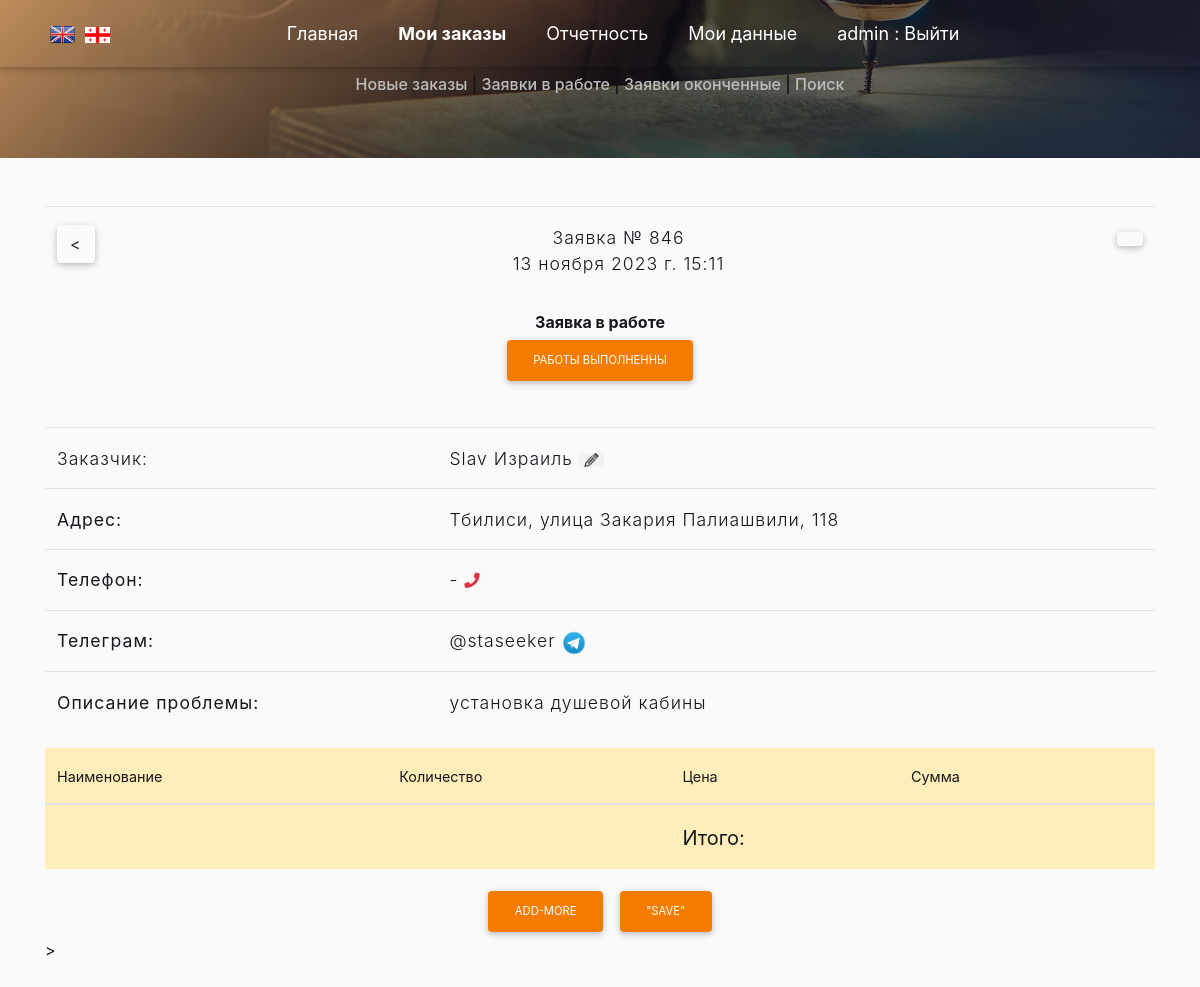
The page /list_order/846 (signed in) on the database as committed earlier.
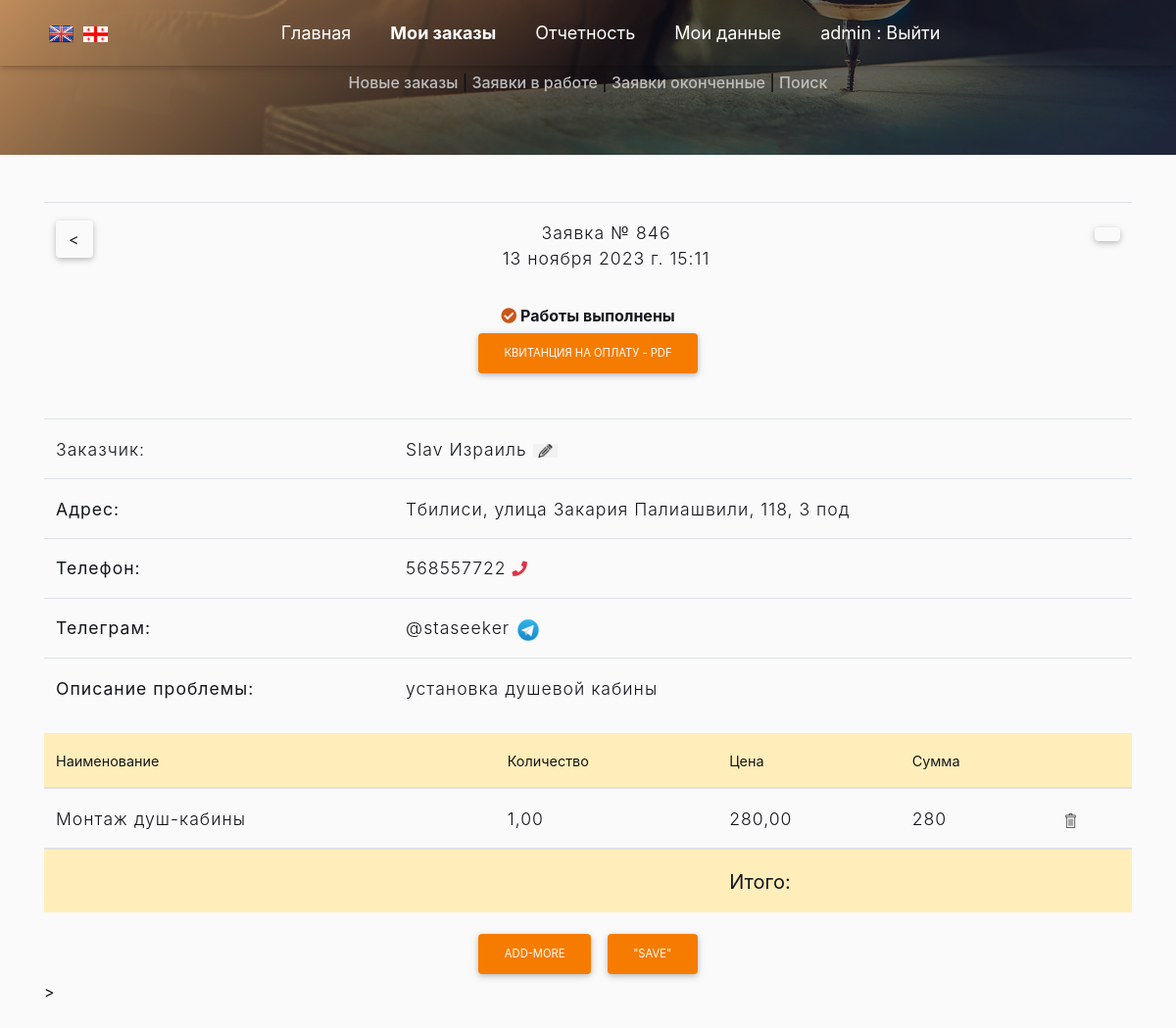
The same page on the database as committed later.
### app_site/models.py (models this page shows)
class OrderList(models.Model):
    time_in = models.DateTimeField(auto_now_add=True, verbose_name='Дата заказа')
    time_out = models.DateTimeField(null=True, blank=True, verbose_name='Дата выполнения')
    repairer_id = models.ForeignKey(User, on_delete=models.SET_NULL, null=True, blank=True,
                                    verbose_name='Мастер', default='', )
    price = models.DecimalField(decimal_places=2, max_digits=7, null=True, blank=True, verbose_name='Стоимость работ')
    text_order = models.CharField(max_length=1500, verbose_name='Описание проблемы', blank=True, null=True)
    customer_name = models.CharField(max_length=50, verbose_name='Ваше имя')
    customer_phone = models.CharField(max_length=16, verbose_name='Телефон')
    customer_telegram = models.CharField(max_length=26, verbose_name='Telegram', blank=True, null=True)
    customer_code = models.CharField(max_length=16, verbose_name='Код организации', blank=True, null=True)
    address_city = models.CharField(max_length=2, choices=CITY_CHOICES, default='TB', null=True, blank=True,
                                    verbose_name='Город')
    order_status = models.CharField(max_length=3, choices=ORDER_STATUS, default='BEG', null=True, blank=True,
                                    verbose_name='Статус заказа')
    address_street_app = models.CharField(max_length=150, verbose_name='Улица', null=True, blank=True)
    address_num = models.CharField(max_length=10, verbose_name='Номер дома', null=True, blank=True)
    services = models.ManyToManyField('Service', through='Invoice')
    class Meta:
        verbose_name = 'Список заказов'
        verbose_name_plural = 'Список заказов'

class Invoice(models.Model):
    service_id = models.ForeignKey('Service', on_delete=models.CASCADE, null=True, blank=True, )
    order_id = models.ForeignKey('OrderList', on_delete=models.CASCADE, null=True, blank=True, )
    quantity_type = models.CharField(choices=QUANTITY_CHOICES, max_length=3, null=True, blank=True,
                                     verbose_name='Измерение')
    quantity = models.DecimalField(decimal_places=2, max_digits=7, null=True, blank=True, verbose_name='Количество')
    price = models.DecimalField(decimal_places=2, max_digits=7, null=True, blank=True, verbose_name='Цена')
    class Meta:
        verbose_name = 'Список работ заказа'
        verbose_name_plural = 'Список работ заказа'

class Service(models.Model):
    name = models.\
        CharField(null=True, blank=True, max_length=500, verbose_name='Услуга')
    type = models.CharField(choices=WORK_CHOICES, null=True, blank=True, max_length=3, verbose_name='Вид работ')
    class Meta:
        ordering = ['type', 'name']
        verbose_name = 'Виды работ'
        verbose_name_plural = 'Виды работ'
    def __str__(self):
        return f"{self.name}"

### app_site/views.py (the view, shortened to what this page needs)
# urls.py: path('list_order/<int:pk>', InvoiceCreate.as_view(), name='invoice'),
class InvoiceCreate(LoginRequiredMixin, DetailView):
    model = OrderList
    context_object_name = 'info'
    template_name = 'invoice.html'
    def get_context_data(self, **kwargs):
        context = super().get_context_data()
        context['invoice'] = Invoice.objects\
                                    .filter(order_id=self.object.pk)\
                                    .select_related('service_id')\
                                    .defer('service_id__type')\
                                    .annotate(amount=F('price') * F('quantity'))
        InvoiceFormSet = modelformset_factory(Invoice, form=InvoiceForm, extra=0)
        formset = InvoiceFormSet(queryset=Invoice.objects.none())
        context['form'] = formset
        context['type_work'] = WORK_CHOICES
        context['next'] = OrderList.objects.filter(pk__gt=self.object.pk, repairer_id=self.request.user).values('pk').first()
        context['prev'] = OrderList.objects.filter(pk__lt=self.object.pk, repairer_id=self.request.user).order_by('-pk').values('pk').first()
        return context
    def get_queryset(self):
        return OrderList.objects.filter(repairer_id=self.request.user)

### app_site/templatetags/custom_filters.py (called while the page is built)
@register.filter()
def choice_tag(value, A):
    try:
        if A == 'city':
            a = dict(CITY_CHOICES)
        elif A == 'status_order':
            a = dict(ORDER_STATUS)
        elif A == 'month':
            a = dict(MONTH)
        elif A == 'work_type':
            a = dict(WORK_CHOICES)
        return f'{a[value]}'
    except KeyError:
        return f''

### templates/invoice.html (shortened to what this page needs)
{% extends 'flatpages/default_user.html' %}
{% load custom_filters %}
{% load custom_tags %}
{% block body %}
<table class="table">
    <tr><td align="left">
{% if prev.pk %}
    <a href="{% url 'invoice' prev.pk %}" class="btn"><</a>
{% else %}
    <a href="#" class="btn btn-gray"></a>
{% endif %}
    </td>
    <td align="center" class="h6-responsive">
Заявка № {{ info.id }}<br>{{ info.time_in }}
    </td>
    <td align="right">
{% if next.pk %}
    <a href="{% url 'invoice' next.pk %}" class="btn">></a>
{% else %}
    <a href="#" class="btn btn-gray"></a>
{% endif %}
</td></tr>
</table>
{% if info.order_status == 'RCV' %}
<p align="center"><b id="stepstatuswork">Заявка в работе</b><br>
    <a href="../changestatus?order_pk={{ info.pk}}&work_status=END" id="workstatus" class="btn btn-md btn-orange">Работы выполненны</a><br>
</p>
{% endif %}
{% if info.order_status == 'END' %}
<p align="center"><b id="stepstatuswork"><i class="fas fa-check-circle about-text"></i> Работы выполнены</b><br>
    <a href="pdf/{{ info.id }}" class="btn btn-md btn-orange">Квитанция на оплату - PDF</a>
</p>
{% endif %}
<br>
    <table class="table" ><tr>
        <td>Заказчик:</td><td> {{ info.customer_name }}  <a href="../list_order/update/{{ info.pk}}"><img src="/media/images/change.png" width="25" ></a></td>
    </tr>
        <tr>
        <td><b>Адрес: </b></td><td>{{ info.address_city|choice_tag:'city' }}, {{ info.address_street_app }}, {{ info.address_num }}</td>
    </tr>
    <tr>
         <td><b>Телефон:</b></td><td>{{ info.customer_phone }}
        <a href="tel:{{ info.customer_phone }}" title="Телефон" class="fas fa-phone text-danger fa-sm mr-1">
                        </a></td>
    </tr>
    <tr>
         <td><b>Телеграм:</b></td><td>@{{ info.customer_telegram }}
    <a href="https://t.me/{{ info.customer_telegram|cut:'@' }}" title="Телеграм">
                        <img src="/static/images/telegram.gif" width="25"></a>
        </td>
    </tr>
    <tr>
         <td><b>Описание проблемы:</b></td><td> {{ info.text_order }}</td>
    </tr>
    </table>
{% if info.order_status == 'SND' %}
<table id="table_invoice" class="hidden">
{% else %}
<table id="table_invoice" class="table" >
{% endif %}
<thead>
 <tr  class="table-warning">
            <th>Наименование </th>
            <th>Количество </th>
            <th>Цена</th>
            <th >Сумма</th>
            <th > </th>
    </tr>
</thead>
<tbody>
{% for g in invoice %}
    <tr class="form_text">
            <td name="service_id">{{ g.service_id }} </td>
            <td name="quantity">{{ g.quantity }} </td>
            <td name="price">{{ g.price }}</td>
            <td name="amount">{{ g.amount }}</td>
            <td name="delete"><a href="{% url 'delete-item-of-order' g.pk %}" class="link-delete" ><img src="/media/images/delete.png" width="15"></a></td>
    </tr>
{% endfor %}
<tbody>
    <tr class="table-warning" id="total_">
<th></th><th class="h5-responsive" ></th>
            <th class="h5-responsive "  >Итого: </th>
            <th class="h5-responsive" id="total" > </th><th></th>
            </tr>
</table>
{% if info.order_status == 'SND' %}
<form action="" method="post" id="id_form" class="hidden">
{% else %}
<form action="" method="post" id="id_form" >
{% endif %}
    <div align="center">
        <button id="add-more" type="button" class="btn btn-md btn-orange">add-more</button>
        <button type="submit" class="btn btn-md btn-orange"> "Save" </button><br>
    </div>>
</form>
        {% endblock body %}

### templates/flatpages/default_user.html (shortened to what this page needs)
{% load static %}
<!doctype html>
<html lang="en">
  <head>
    <link rel="stylesheet" href="{% static 'css/mdb.min.css' %}">
    <link rel="stylesheet" href="{% static 'css/bootstrap.min.css' %}">
    <link rel="stylesheet" href="{% static 'css/fonts.css' %}">
    <link rel="stylesheet" href="{% static 'css/owl.carousel.min.css' %}">
    <link rel="stylesheet" href="{% static 'css/custom.css' %}">
  </head>
  <body>
{% url 'list_order' as the_url1 %}
{% url 'stat' as the_url2 %}
{% url 'user' request.user.id as the_url3 %}
{% url 'search-order' as the_url4 %}
    <nav id="navigation-menu" class="navbar fixed-top navbar-expand-lg navbar-dark scrolling-navbar">
        <div class="container">
		<a href='index-en.html'><img src="{% static 'images/flag_en.png' %}" class="flag"></a>
            <a href='index-ge.html'><img src="{% static 'images/flag_ge.png' %}" class="flag"></a>
            <div class="collapse navbar-collapse" id="navbarSupportedContent">
                <ul class="navbar-nav m-auto">
                    <li class="nav-item mr-4 active">
                        <a class="nav-link" href="{% url 'home' %}">Главная <span class="sr-only">(current)</span></a>
                    </li>
                    <li class="nav-item mr-4">
                        {% if the_url1 in request.get_full_path  %}
                        <a class="nav-link" href="{{ the_url1 }}"><b>Мои заказы</b></a>
                        {% else %}
                        <a class="nav-link" href="{{ the_url1 }}">Мои заказы</a>
                        {% endif %}
                    </li>
                    <li class="nav-item mr-4" class="nav-item mr-4">
                        {% if the_url2 in request.get_full_path  %}
                        <a class="nav-link"  href="{{ the_url2 }}"><b>Отчетность</b></a>
                        {% else %}
                        <a class="nav-link"  href="{{ the_url2 }}">Отчетность</a>
                        {% endif %}
                    </li>
                    <li class="nav-item mr-4">
                        {% if the_url3 in request.get_full_path  %}
                        <a class="nav-link" href="{{ the_url3 }}"><b>Мои данные</b></a>
                        {% else %}
                        <a class="nav-link" href="{{ the_url3 }}">Мои данные</a>
                        {% endif %}
                    </li>
                        {% if request.user.is_authenticated %}
                            <li class="nav-item mr-4">
                            <a class="nav-link" href="{% url 'logout' %}">{{ user.username }} : Выйти</a>
                            </li>
                         {% endif %}
                </ul>
            </div>
        </div>
    </nav>
        <section id="section-0" class="bg_img sticky">
                    <div class="text-center nav-link h6"><br>
                            {% if request.GET.work_status == 'SND' %}
                            <a href="{% url 'list_order' %}?work_status=SND"><b>Новые заказы</b></a> |
                            {% else %}
                            <a href="{% url 'list_order' %}?work_status=SND">Новые заказы</a> |
                            {% endif %}
                            {% if request.GET.work_status == 'RCV' %}
                            <a href="{% url 'list_order'%}?work_status=RCV"><b>Заявки в работе</b></a> |
                            {% else %}
                            <a href="{% url 'list_order'%}?work_status=RCV">Заявки в работе</a> |
                            {% endif %}
                            {% if request.GET.work_status == 'END' %}
                            <a href="{% url 'list_order'%}?work_status=END"><b>Заявки оконченные</b></a> |
                            {% else %}
                            <a href="{% url 'list_order'%}?work_status=END">Заявки оконченные</a> |
                            {% endif %}
                            {% if the_url4 in request.get_full_path %}
                            <a href="{% url 'search-order' %}"><b>Поиск</b></a>
                            {% else %}
                            <a href="{% url 'search-order' %}">Поиск</a>
                            {% endif %}
                            </div>
    </section>
    <section id="section-1">
        <div class="container">
            <div >
                        {% block body %}
{% endblock body%}
            </div>
            </div>
    </section>
  </body>
</html>

### static/css/custom.css (style rules this page uses)
* { margin: 0; padding: 0; }
:root { --text-color: #15171d; --span-color: #ca5718; }
body { color: var(--text-color); background-color: #fafafa; line-height: 1.5; font-size: 1rem; height: 100%; }
a { color: fefefe; }
section { padding: 3rem 0px; }
.bg_img { background-image: linear-gradient(135deg, #febb79, rgba(0, 0, 0, 0.5), rgba(52, 72, 106, 0.3)), url('../images/master-na-chas_1.jpg'); background-repeat: no-repeat; background-position: center bottom; background-size: cover; width: 100%; filter: brightness(75%); }
.flag { width: 25px; margin-left: 5px; margin-right: 5px; }
.navbar { font-size: 18px; font-weight: 400; z-index: 1; box-shadow: 0 2px 5px 0 rgba(0, 0, 0, .16), 0 2px 10px 0 rgba(0, 0, 0, .12); z-index: 2; }
.navbar.navbar-dark .navbar-nav .nav-item.active > .nav-link { background-color: rgba(255, 255, 255, 0); }
a { text-decoration: none!important; color: fefefe; }
ul, ul.servicesLinks { list-style: none; }
.about-text { color: var(--span-color); }
table td { font-size: 1.1rem; font-weight: 300; letter-spacing: 1px; }

### templates/flatpages/default_user.html (style rules this page uses)
.sticky { position: sticky; top: 0; }

Rows that differ between the two databases and show on the page:
changed OrderList "Slav Израиль": order_status "RCV" → "END" (drawn); address_num "118" → "118, 3 под"; customer_phone "-" → "568557722"
added Invoice: service_id "Монтаж душ-кабины", quantity "1,00", price "280,00", amount "280"
Other text that changed with them:
text no longer shown: "Заявка в работе РАБОТЫ ВЫПОЛНЕННЫ"
text now shown: "Работы выполнены КВИТАНЦИЯ НА ОПЛАТУ - PDF"
